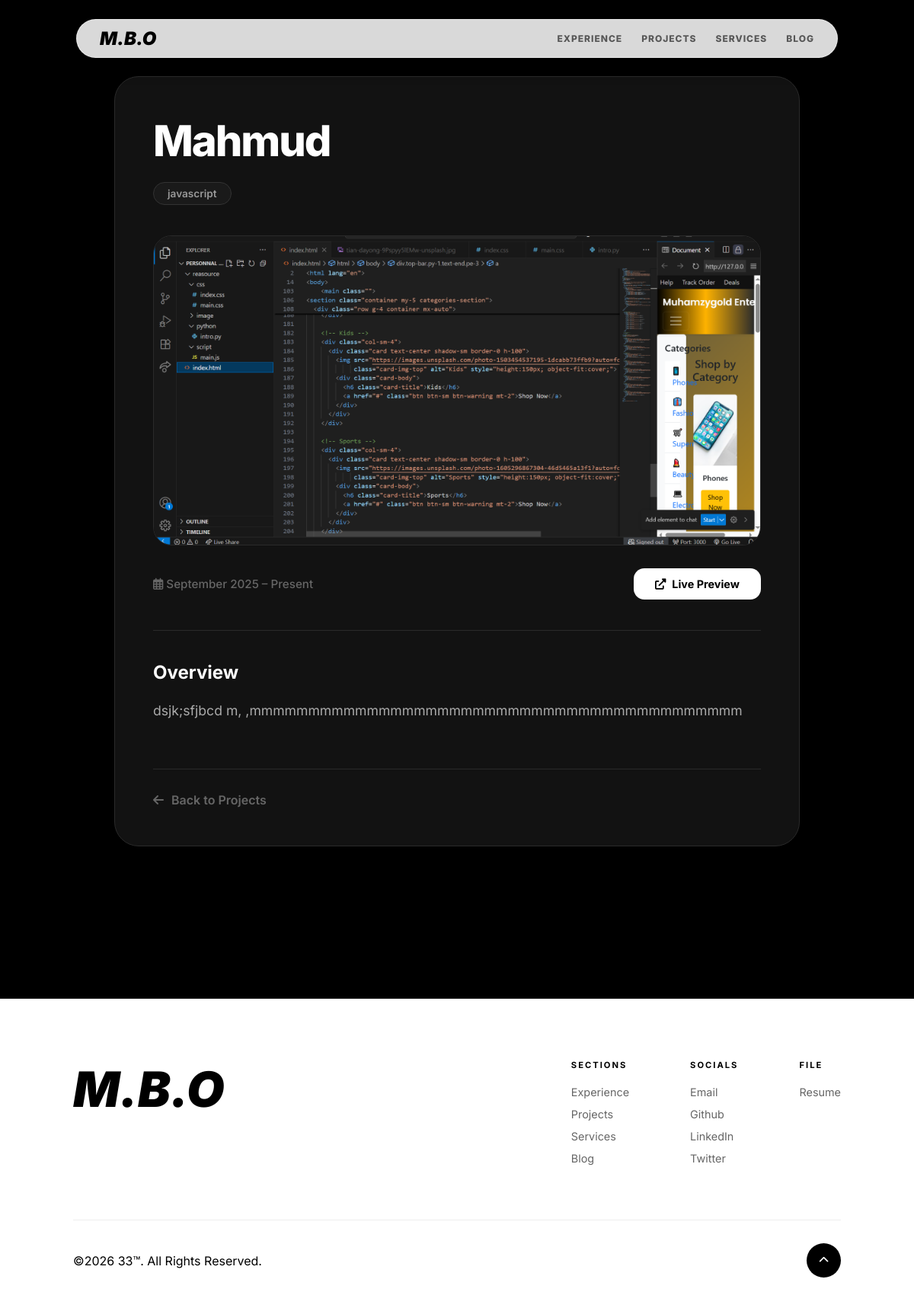
/project/4/, run on the app's committed database.
### portfolio/models.py (models this page shows)
class Project(models.Model):
    title = models.CharField(max_length=100)
    description = models.TextField()
    image = models.ImageField(upload_to='projects/')
    tech_stack = models.CharField(max_length=200, help_text="Comma separated: Nextjs, TypeScript")
    live_link = models.URLField(blank=True)
    order = models.IntegerField(default=0)
    def get_tech_list(self):
        if self.tech_stack:
            return [tech.strip() for tech in self.tech_stack.split(',')]
        return []

### portfolio/views.py (the view)
# urls.py: path('project/<int:pk>/', views.project_detail, name='project_detail'),
def project_detail(request, pk):
    project = get_object_or_404(Project, pk=pk)
    return render(request, 'portfolio/project_detail.html', {'project': project})

### portfolio/templates/portfolio/project_detail.html
{% extends "portfolio/base.html" %}
{% block content %}
<section class="detail-page">
    <div class="detail-card">
        <div class="detail-header">
            <h1 class="project-main-title">{{ project.title }}</h1>
            <div class="tech-pills-container">
                {% for tech in project.get_tech_list %}
                    <span class="tech-tag">{{ tech }}</span>
                {% endfor %}
            </div>
        </div>
        <div class="project-hero-container">
            <img src="{{ project.image.url }}" alt="{{ project.title }}" class="hero-img">
        </div>
        <div class="meta-row">
            <span class="date-badge">
                <i class="far fa-calendar-alt"></i> September 2025 – Present
            </span>
            {% if project.live_link %}
            <a href="{{ project.live_link }}" target="_blank" class="live-link-btn">
                <i class="fas fa-external-link-alt"></i> Live Preview
            </a>
            {% endif %}
        </div>
        <hr class="divider">
        <div class="detail-body">
            <h3 class="overview-title">Overview</h3>
            <div class="description-text">
                {{ project.description|linebreaks }}
            </div>
        </div>
        <div class="details-footer">
            <a href="/" class="back-link-btn">
                <i class="fas fa-arrow-left"></i> Back to Projects
            </a>
        </div>
    </div>
</section>
{% endblock %}

### static/portfolio/css/style.css (style rules this page uses)
:root { --glass: rgba(255, 255, 255, 0.03); --border: rgba(255, 255, 255, 0.1); --purple: #b794f4; --cyan: #70d6ff; --text-main: #ffffff; --text-dim: #94a3b8; --bg-dark: #050505; }
* { margin: 0; padding: 0; box-sizing: border-box; }
body, html { font-family: 'Inter', sans-serif; background-color: var(--bg-dark); color: var(--text-main); overflow-x: hidden; -webkit-font-smoothing: antialiased; }
.detail-page { padding: 120px 5%; display: flex; justify-content: center; background: transparent; }
.detail-card { background: #121212; border: 1px solid #2a2a2a; border-radius: 24px; padding: 50px; max-width: 900px; width: 100%; transition: transform 0.4s ease, border-color 0.4s ease; z-index: 11; }
.divider { border: 0; border-top: 1px solid #2a2a2a; margin: 40px 0; }
.description-text { color: #cccccc; line-height: 1.9; font-size: 1.15rem; }
.detail-page { padding: 100px 5%; background: #000; min-height: 100vh; display: flex; justify-content: center; }
.detail-card { background: #121212; border: 1px solid #2a2a2a; border-radius: 32px; max-width: 900px; width: 100%; padding: 50px; box-shadow: 0 40px 100px rgba(0, 0, 0, 0.8); }
.project-main-title { font-size: 3.5rem; font-weight: 800; color: #ffffff; letter-spacing: -2px; margin-bottom: 20px; }
.tech-pills-container { display: flex; flex-wrap: wrap; gap: 10px; margin-bottom: 40px; }
.tech-tag { background: #1a1a1a; color: #999; padding: 6px 18px; border-radius: 50px; font-size: 0.85rem; font-weight: 600; border: 1px solid #333; }
.project-hero-container { width: 100%; border-radius: 24px; overflow: hidden; border: 1px solid #2a2a2a; margin-bottom: 30px; background: #0a0a0a; }
.hero-img { width: 100%; height: auto; display: block; transition: transform 0.8s cubic-bezier(0.2, 1, 0.3, 1); }
.meta-row { display: flex; justify-content: space-between; align-items: center; margin-bottom: 30px; }
.date-badge { color: #666; font-size: 0.95rem; font-weight: 500; }
.live-link-btn { background: #ffffff; color: #000; padding: 12px 28px; border-radius: 14px; text-decoration: none; font-weight: 700; font-size: 0.9rem; display: flex; align-items: center; gap: 8px; transition: 0.3s; }
.overview-title { font-size: 1.5rem; color: #fff; margin-bottom: 20px; font-weight: 700; }
.description-text { color: #aaa; line-height: 1.8; font-size: 1.1rem; }
.details-footer { margin-top: 60px; padding-top: 30px; border-top: 1px solid #2a2a2a; }
.back-link-btn { color: #666; text-decoration: none; font-weight: 600; display: inline-flex; align-items: center; gap: 10px; transition: 0.3s; }
* { margin: 0; padding: 0; box-sizing: border-box; font-family: 'Inter', sans-serif; }
body { background: #000; color: #fff; overflow-x: hidden; }

### data on the page
Project: title "Mahmud", get_tech_list "javascript", image (picture), description "dsjk;sfjbcd m, ,mmmmmmmmmmmmmmmmmmmmmmmmmmmmmmmmmmmmmmmmmm"
